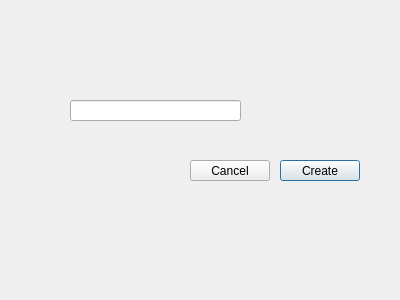
<?xml version="1.0" encoding="UTF-8"?>
<ui version="4.0">
 <class>bm::gui::CreatePlayerDialog</class>
 <widget class="QDialog" name="bm::gui::CreatePlayerDialog">
  <property name="geometry">
   <rect>
    <x>0</x>
    <y>0</y>
    <width>400</width>
    <height>300</height>
   </rect>
  </property>
  <property name="windowTitle">
   <string>Dialog</string>
  </property>
  <widget class="QLineEdit" name="playerNameEdit">
   <property name="geometry">
    <rect>
     <x>70</x>
     <y>100</y>
     <width>171</width>
     <height>21</height>
    </rect>
   </property>
  </widget>
  <widget class="QPushButton" name="createButton">
   <property name="geometry">
    <rect>
     <x>280</x>
     <y>160</y>
     <width>80</width>
     <height>21</height>
    </rect>
   </property>
   <property name="text">
    <string>Create</string>
   </property>
  </widget>
  <widget class="QPushButton" name="cancelButton">
   <property name="geometry">
    <rect>
     <x>190</x>
     <y>160</y>
     <width>80</width>
     <height>21</height>
    </rect>
   </property>
   <property name="text">
    <string>Cancel</string>
   </property>
  </widget>
 </widget>
 <resources/>
 <connections/>
</ui>
